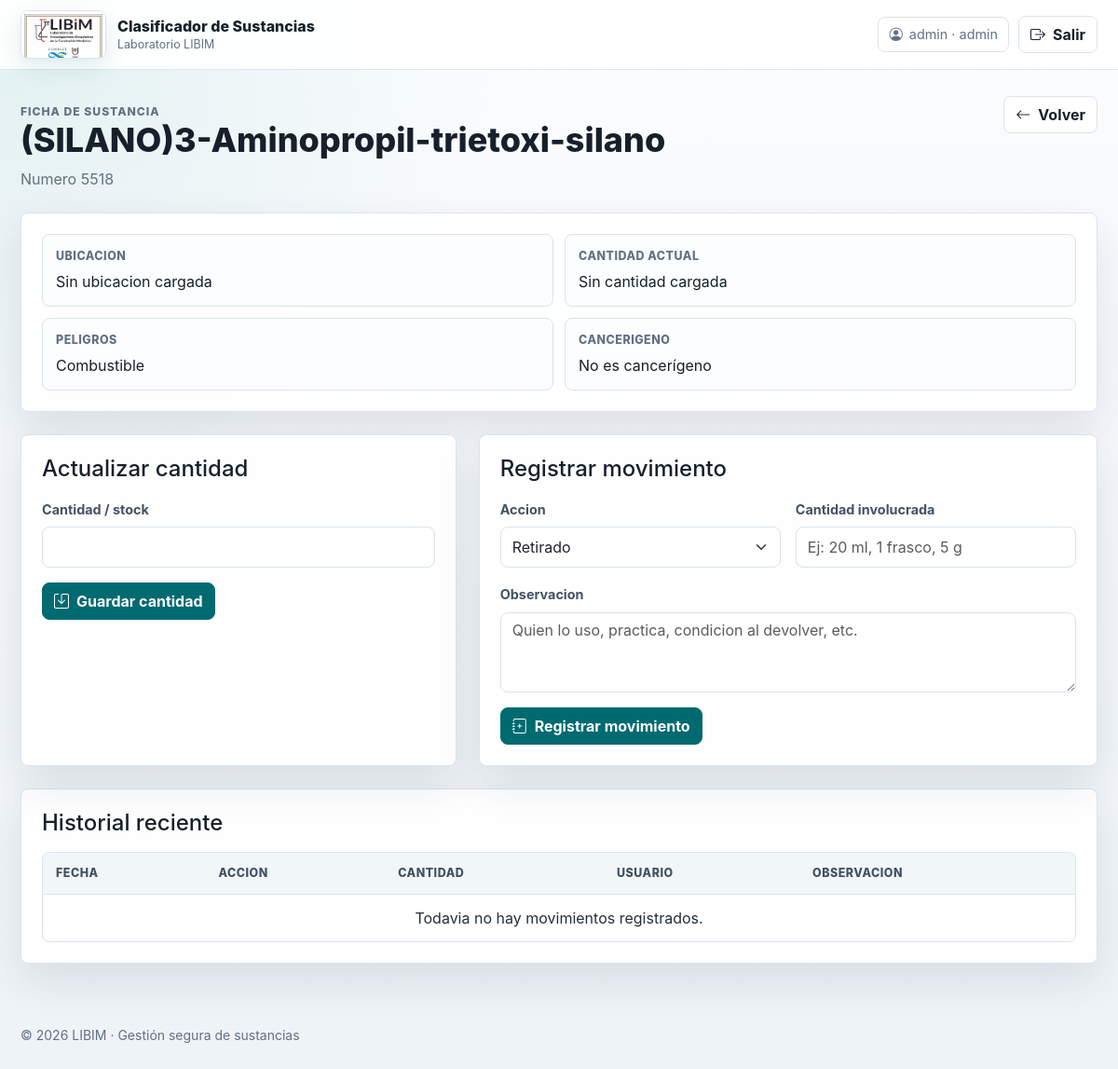
The app's page /sustancia/5518 (signed in) with its own data.
### tables this page shows
CREATE TABLE "drogas" (
"id" INTEGER,
  "ubicacion" TEXT,
  "nombre" TEXT,
  "numero" INTEGER,
  "cantidad" TEXT,
  "peligros" TEXT,
  "cancerigeno" TEXT,
  "ruta_foto" TEXT
);

### app.py (the view, shortened to what this page needs)
@app.route('/sustancia/<int:numero>', methods=['GET', 'POST'])
@login_required
def ficha_sustancia(numero):
    with conectar_db() as conn:
        cursor = conn.execute("SELECT rowid AS droga_rowid, * FROM drogas WHERE numero=?", (numero,))
        droga = cursor.fetchone()
        if not droga:
            flash("Sustancia no encontrada.")
            return redirect(url_for('index'))
        movimientos = conn.execute("""
            SELECT m.*, u.usuario
            FROM movimientos m
            LEFT JOIN usuarios u ON u.id = m.usuario_id
            WHERE m.droga_id=?
            ORDER BY m.fecha DESC, m.rowid DESC
            LIMIT 25
        """, (droga['droga_rowid'],)).fetchall()
    return render_template('sustancia.html', droga=droga, movimientos=movimientos)

### app.py (called while the page is built)
def conectar_db():
    ruta_local = os.path.join(os.path.dirname(__file__), "sustancias.db")
    ruta_render = "/var/data/sustancias.db"
    ruta_db = ruta_render if os.path.isdir("/var/data") and os.access("/var/data", os.W_OK) else ruta_local
    conn = sqlite3.connect(ruta_db)
    conn.row_factory = sqlite3.Row
    return conn

def login_required(func):
    @wraps(func)
    def wrapper(*args, **kwargs):
        if "usuario_id" not in session:
            return redirect(url_for("login", siguiente=request.path))
        return func(*args, **kwargs)
    return wrapper

@app.context_processor
def contexto_usuario():
    return {
        "usuario_nombre": session.get("usuario"),
        "usuario_rol": session.get("rol")
    }

### templates/sustancia.html (shortened to what this page needs)
{% extends 'base.html' %}
{% block content %}
<section class="page-heading">
    <div>
        <p class="eyebrow">Ficha de sustancia</p>
        <h1>{{ droga.nombre }}</h1>
        <p>Numero {{ droga.numero }}</p>
    </div>
    <div class="toolbar">
        <a class="btn btn-ghost" href="{{ url_for('index') }}"><i class="bi bi-arrow-left"></i> Volver</a>
    </div>
</section>
<section class="panel mb-4">
    <div class="panel-body">
        <div class="detail-grid">
            <div class="detail-item">
                <span>Ubicacion</span>
                {{ droga.ubicacion or 'Sin ubicacion cargada' }}
            </div>
            <div class="detail-item">
                <span>Cantidad actual</span>
                {{ droga.cantidad or 'Sin cantidad cargada' }}
            </div>
            <div class="detail-item">
                <span>Peligros</span>
                {{ droga.peligros or 'Sin peligros cargados' }}
            </div>
            <div class="detail-item">
                <span>Cancerigeno</span>
                {{ droga.cancerigeno or 'Sin dato cargado' }}
            </div>
        </div>
    </div>
</section>
{% if usuario_rol in ['admin', 'tecnico'] %}
<div class="row g-4 mb-4">
    <div class="col-lg-5">
        <section class="panel h-100">
            <div class="panel-body">
                <h2 class="h4 mb-3">Actualizar cantidad</h2>
                <form method="POST">
                    <label class="form-label" for="cantidad">Cantidad / stock</label>
                    <input class="form-control" type="text" id="cantidad" name="cantidad" value="{{ droga.cantidad or '' }}" required>
                    <button class="btn btn-primary mt-3" type="submit"><i class="bi bi-save"></i> Guardar cantidad</button>
                </form>
            </div>
        </section>
    </div>
    <div class="col-lg-7">
        <section class="panel h-100">
            <div class="panel-body">
                <h2 class="h4 mb-3">Registrar movimiento</h2>
                <form method="POST" class="row g-3">
                    <div class="col-md-6">
                        <label class="form-label" for="accion">Accion</label>
                        <select class="form-select" id="accion" name="accion" required>
                            <option value="retirado">Retirado</option>
                        </select>
                    </div>
                    <div class="col-md-6">
                        <label class="form-label" for="cantidad_movimiento">Cantidad involucrada</label>
                        <input class="form-control" type="text" id="cantidad_movimiento" name="cantidad_movimiento" placeholder="Ej: 20 ml, 1 frasco, 5 g">
                    </div>
                    <div class="col-12">
                        <label class="form-label" for="observacion">Observacion</label>
                        <textarea class="form-control" id="observacion" name="observacion" rows="3" placeholder="Quien lo uso, practica, condicion al devolver, etc."></textarea>
                    </div>
                    <div class="col-12">
                        <button class="btn btn-primary" type="submit"><i class="bi bi-journal-plus"></i> Registrar movimiento</button>
                    </div>
                </form>
            </div>
        </section>
    </div>
</div>
{% endif %}
<section class="panel">
    <div class="panel-body">
        <h2 class="h4 mb-3">Historial reciente</h2>
        <div class="table-wrap">
            <table class="app-table">
                <thead>
                    <tr>
                        <th>Fecha</th>
                        <th>Accion</th>
                        <th>Cantidad</th>
                        <th>Usuario</th>
                        <th>Observacion</th>
                    </tr>
                </thead>
                <tbody>
                    {% for m in movimientos %}
                    <tr>
                        <td>{{ m.fecha }}</td>
                        <td>{{ m.accion }}</td>
                        <td>{{ m.cantidad }}</td>
                        <td>{{ m.usuario or 'Sin usuario' }}</td>
                        <td>{{ m.observacion }}</td>
                    </tr>
                    {% else %}
                    <tr>
                        <td colspan="5" class="empty-state">Todavia no hay movimientos registrados.</td>
                    </tr>
                    {% endfor %}
                </tbody>
            </table>
        </div>
    </div>
</section>
{% endblock %}

### static/css/app.css (style rules this page uses)
:root { --page: #f5f7fb; --surface: #ffffff; --surface-soft: #eef4f7; --ink: #17202a; --muted: #637083; --line: #dbe4ea; --brand: #006a71; --brand-dark: #044b52; --accent: #2f9e8f; --warning: #d97706; --danger: #c2413a; --shadow: 0 18px 45px rgba(22, 45, 64, 0.11); }
* { box-sizing: border-box; }
body { min-height: 100vh; margin: 0; background: radial-gradient(circle at top left, rgba(47, 158, 143, 0.12), transparent 34rem), linear-gradient(180deg, #fbfdff 0%, var(--page) 42%, #eef3f7 100%); color: var(--ink); font-family: Inter, "Segoe UI", Roboto, Arial, sans-serif; }
a { color: var(--brand); }
.page-heading { display: flex; align-items: flex-start; justify-content: space-between; gap: 18px; margin-bottom: 24px; }
.eyebrow { margin: 0 0 6px; color: var(--brand); font-size: 0.76rem; font-weight: 800; letter-spacing: 0.08em; text-transform: uppercase; }
h1, h2, h3 { letter-spacing: 0; }
.page-heading h1 { margin: 0; font-size: clamp(1.8rem, 3vw, 2.65rem); font-weight: 850; }
.page-heading p { max-width: 680px; margin: 8px 0 0; color: var(--muted); }
.panel { border: 1px solid var(--line); border-radius: 8px; background: rgba(255, 255, 255, 0.94); box-shadow: var(--shadow); }
.panel-body { padding: 22px; }
.toolbar { display: flex; flex-wrap: wrap; align-items: center; gap: 10px; margin-bottom: 18px; }
.form-control, .form-select { min-height: 44px; border-color: var(--line); border-radius: 8px; }
.form-label, .field-label { color: #455263; font-size: 0.9rem; font-weight: 700; }
.btn { display: inline-flex; align-items: center; justify-content: center; gap: 8px; min-height: 40px; border-radius: 8px; font-weight: 750; white-space: nowrap; }
.btn-primary, .btn-success { border-color: var(--brand); background: var(--brand); }
.btn-ghost, .btn-secondary { border: 1px solid var(--line); background: #fff; color: var(--ink); }
.table-wrap { overflow-x: auto; border: 1px solid var(--line); border-radius: 8px; background: #fff; }
.app-table { width: 100%; margin: 0; border-collapse: separate; border-spacing: 0; }
.app-table th { padding: 13px 14px; background: #f1f6f8; color: #415062; font-size: 0.78rem; font-weight: 850; letter-spacing: 0.04em; text-transform: uppercase; }
.app-table td { padding: 13px 14px; border-top: 1px solid var(--line); color: #23303c; vertical-align: middle; }
.empty-state { padding: 28px; color: var(--muted); text-align: center; }
.detail-grid { display: grid; grid-template-columns: repeat(2, minmax(0, 1fr)); gap: 12px; }
.detail-item { padding: 14px; border: 1px solid var(--line); border-radius: 8px; background: #fbfdff; }
.detail-item span { display: block; margin-bottom: 5px; color: var(--muted); font-size: 0.78rem; font-weight: 800; letter-spacing: 0.04em; text-transform: uppercase; }

### records on screen
drogas: nombre "(SILANO)3-Aminopropil-trietoxi-silano", numero "5518", peligros "Combustible", cancerigeno "No es cancerígeno"

### other values on screen
{{ session.get('usuario') }} "admin"
{{ session.get('rol') }} "admin"
{{ droga.ubicacion or 'Sin ubicacion cargada' }} "Sin ubicacion cargada"
{{ droga.cantidad or 'Sin cantidad cargada' }} "Sin cantidad cargada"
